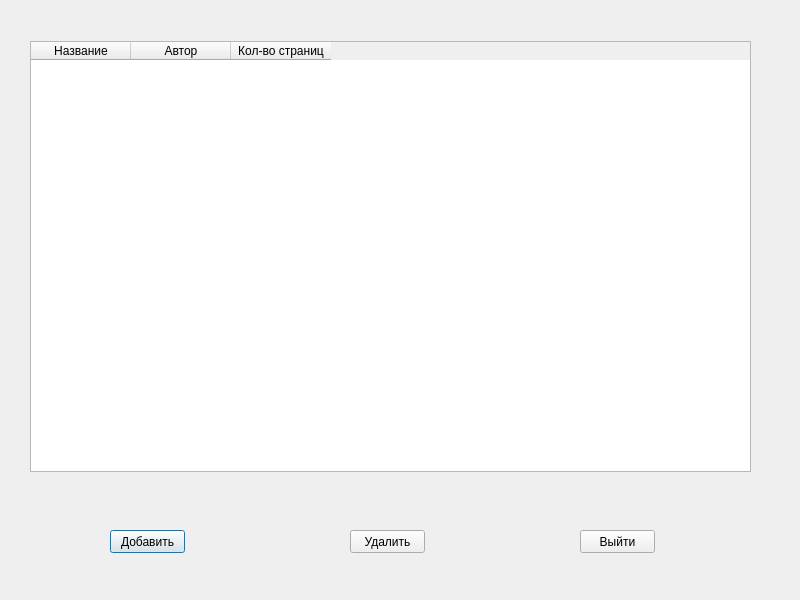
<?xml version="1.0" encoding="UTF-8"?>
<ui version="4.0">
 <class>ManageBooks</class>
 <widget class="QDialog" name="ManageBooks">
  <property name="geometry">
   <rect>
    <x>0</x>
    <y>0</y>
    <width>800</width>
    <height>600</height>
   </rect>
  </property>
  <property name="windowTitle">
   <string>Dialog</string>
  </property>
  <widget class="QPushButton" name="addButton">
   <property name="geometry">
    <rect>
     <x>110</x>
     <y>530</y>
     <width>75</width>
     <height>23</height>
    </rect>
   </property>
   <property name="text">
    <string>Добавить</string>
   </property>
  </widget>
  <widget class="QPushButton" name="delButton">
   <property name="geometry">
    <rect>
     <x>350</x>
     <y>530</y>
     <width>75</width>
     <height>23</height>
    </rect>
   </property>
   <property name="text">
    <string>Удалить</string>
   </property>
  </widget>
  <widget class="QPushButton" name="exitButton">
   <property name="geometry">
    <rect>
     <x>580</x>
     <y>530</y>
     <width>75</width>
     <height>23</height>
    </rect>
   </property>
   <property name="text">
    <string>Выйти</string>
   </property>
  </widget>
  <widget class="QTableWidget" name="booksTable">
   <property name="geometry">
    <rect>
     <x>30</x>
     <y>41</y>
     <width>721</width>
     <height>431</height>
    </rect>
   </property>
   <column>
    <property name="text">
     <string>Название</string>
    </property>
   </column>
   <column>
    <property name="text">
     <string>Автор</string>
    </property>
   </column>
   <column>
    <property name="text">
     <string>Кол-во страниц</string>
    </property>
   </column>
  </widget>
 </widget>
 <resources/>
 <connections>
  <connection>
   <sender>delButton</sender>
   <signal>clicked()</signal>
   <receiver>ManageBooks</receiver>
   <slot>onDeleteClicked()</slot>
   <hints>
    <hint type="sourcelabel">
     <x>387</x>
     <y>541</y>
    </hint>
    <hint type="destinationlabel">
     <x>399</x>
     <y>299</y>
    </hint>
   </hints>
  </connection>
  <connection>
   <sender>addButton</sender>
   <signal>clicked()</signal>
   <receiver>ManageBooks</receiver>
   <slot>onAddClicked()</slot>
   <hints>
    <hint type="sourcelabel">
     <x>157</x>
     <y>551</y>
    </hint>
    <hint type="destinationlabel">
     <x>399</x>
     <y>299</y>
    </hint>
   </hints>
  </connection>
  <connection>
   <sender>exitButton</sender>
   <signal>clicked()</signal>
   <receiver>ManageBooks</receiver>
   <slot>reject()</slot>
   <hints>
    <hint type="sourcelabel">
     <x>617</x>
     <y>541</y>
    </hint>
    <hint type="destinationlabel">
     <x>399</x>
     <y>299</y>
    </hint>
   </hints>
  </connection>
 </connections>
 <slots>
  <slot>onDeleteClicked()</slot>
  <slot>onAddClicked()</slot>
 </slots>
</ui>
